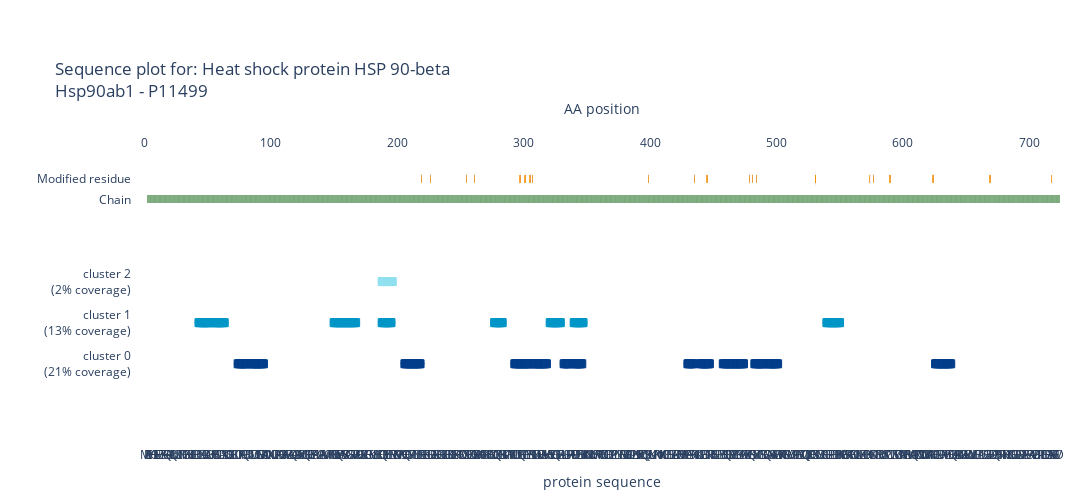

Notebook code cell kept with this figure:
### Code cell
import alphaquant.plotting.fcviz as aq_fcviz
import alphaquant.plotting.tree_and_fc_viz as aq_tree_and_fc_viz
import alphaquant.plotting.base_functions as aq_base_functions
import alphaquant.plotting.alphamapviz as aq_alphamapviz
import copy

plotconfig = aq_fcviz.PlotConfig()
plotconfig.colorlist = aq_base_functions.AlphaPeptColorMap().colorlist #change the colorlist to the AlphaPept colorlist, not necessary
plotconfig.set_config_to_order_along_protein_sequence(organism="Mouse") #now we order the peptides along the protein sequence

quantification_info = aq_fcviz.CondpairQuantificationInfo(("spleen", "testis"), RESULTS_DIRECTORY, SAMPLEMAP_FILE)

protein_node = protein2node["P11499"]
#combined_plotter = aq_tree_and_fc_viz.CombinedTreeAndFCPlotter(protein_node, quantification_info, plotconfig)


amap_visualizer = aq_alphamapviz.AlphaMapVisualizer(condpair_node=condpair_tree, organism="Mouse")

amap_visualizer.visualize_protein("P11499")

### Figure 1 — Plotly figure (JSON) as saved in the notebook; plotly's stock layout.template omitted (floating-point values rounded to 4 significant figures; data arrays with more than 128 entries replaced by an {"elided": "..."} marker saying what was removed)
{"data": [{"hovertemplate": "Peptide: %{meta}<br>Protein IDs: %{text}", "marker": {"color": {"elided": "155 str values"}, "line": {"color": {"elided": "155 str values"}}, "opacity": 1, "size": {"elided": "155 int values"}, "symbol": {"elided": "155 int values"}}, "meta": {"elided": "155 str values"}, "mode": "markers", "name": "", "showlegend": false, "text": {"elided": "155 str values"}, "type": "scatter", "x": {"elided": "155 int values"}, "xaxis": "x2", "y": {"elided": "724 int values"}}, {"hovertemplate": "PTM: %{text}", "marker": {"color": [], "line": {"color": []}, "opacity": 1, "size": 8, "symbol": []}, "mode": "markers", "name": "", "showlegend": false, "text": [], "type": "scatter", "x": [], "xaxis": "x2", "y": []}, {"name": "", "showlegend": false, "type": "scatter", "xaxis": "x", "y": [null]}, {"hovertemplate": "Peptide: %{meta}<br>Protein IDs: %{text}", "marker": {"color": ["#0096c7", "#0096c7", "#0096c7", "#0096c7", "#0096c7", "#0096c7", "#0096c7", "#0096c7", "#0096c7", "#0096c7", "#0096c7", "#0096c7", "#0096c7", "#0096c7", "#0096c7", "#0096c7", "#0096c7", "#0096c7", "#0096c7", "#0096c7", "#0096c7", "#0096c7", "#0096c7", "#0096c7", "#0096c7", "#0096c7", "#0096c7", "#0096c7", "#0096c7", "#0096c7", "#0096c7", "#0096c7", "#0096c7", "#0096c7", "#0096c7", "#0096c7", "#0096c7", "#0096c7", "#0096c7", "#0096c7", "#0096c7", "#0096c7", "#0096c7", "#0096c7", "#0096c7", "#0096c7", "#0096c7", "#0096c7", "#0096c7", "#0096c7", "#0096c7", "#0096c7", "#0096c7", "#0096c7", "#0096c7", "#0096c7", "#0096c7", "#0096c7", "#0096c7", "#0096c7", "#0096c7", "#0096c7", "#0096c7", "#0096c7", "#0096c7", "#0096c7", "#0096c7", "#0096c7", "#0096c7", "#0096c7", "#0096c7", "#0096c7", "#0096c7", "#0096c7", "#0096c7", "#0096c7", "#0096c7", "#0096c7", "#0096c7", "#0096c7", "#0096c7", "#0096c7", "#0096c7", "#0096c7", "#0096c7", "#0096c7", "#0096c7", "#0096c7", "#0096c7", "#0096c7", "#0096c7", "#0096c7", "#0096c7", "#0096c7", "#0096c7", "#0096c7"], "line": {"color": ["#0096c7", "#0096c7", "#0096c7", "#0096c7", "#0096c7", "#0096c7", "#0096c7", "#0096c7", "#0096c7", "#0096c7", "#0096c7", "#0096c7", "#0096c7", "#0096c7", "#0096c7", "#0096c7", "#0096c7", "#0096c7", "#0096c7", "#0096c7", "#0096c7", "#0096c7", "#0096c7", "#0096c7", "#0096c7", "#0096c7", "#0096c7", "#0096c7", "#0096c7", "#0096c7", "#0096c7", "#0096c7", "#0096c7", "#0096c7", "#0096c7", "#0096c7", "#0096c7", "#0096c7", "#0096c7", "#0096c7", "#0096c7", "#0096c7", "#0096c7", "#0096c7", "#0096c7", "#0096c7", "#0096c7", "#0096c7", "#0096c7", "#0096c7", "#0096c7", "#0096c7", "#0096c7", "#0096c7", "#0096c7", "#0096c7", "#0096c7", "#0096c7", "#0096c7", "#0096c7", "#0096c7", "#0096c7", "#0096c7", "#0096c7", "#0096c7", "#0096c7", "#0096c7", "#0096c7", "#0096c7", "#0096c7", "#0096c7", "#0096c7", "#0096c7", "#0096c7", "#0096c7", "#0096c7", "#0096c7", "#0096c7", "#0096c7", "#0096c7", "#0096c7", "#0096c7", "#0096c7", "#0096c7", "#0096c7", "#0096c7", "#0096c7", "#0096c7", "#0096c7", "#0096c7", "#0096c7", "#0096c7", "#0096c7", "#0096c7", "#0096c7", "#0096c7"]}, "opacity": 1, "size": [6, 8, 8, 8, 8, 8, 8, 8, 8, 8, 8, 6, 6, 8, 8, 8, 8, 8, 8, 8, 8, 8, 6, 6, 8, 8, 8, 8, 8, 8, 8, 8, 8, 8, 8, 8, 8, 8, 8, 8, 8, 8, 6, 6, 8, 8, 8, 8, 8, 8, 8, 8, 6, 6, 8, 8, 8, 8, 8, 8, 8, 6, 6, 8, 8, 8, 8, 8, 8, 8, 8, 8, 6, 6, 8, 8, 8, 8, 8, 8, 8, 8, 6, 6, 8, 8, 8, 8, 8, 8, 8, 8, 8, 8, 8, 6], "symbol": [7, 1, 1, 1, 1, 1, 1, 1, 1, 1, 1, 8, 7, 1, 1, 1, 1, 1, 1, 1, 1, 1, 8, 7, 1, 1, 1, 1, 1, 1, 1, 1, 1, 1, 1, 1, 1, 1, 1, 1, 1, 1, 8, 7, 1, 1, 1, 1, 1, 1, 1, 1, 8, 7, 1, 1, 1, 1, 1, 1, 1, 8, 7, 1, 1, 1, 1, 1, 1, 1, 1, 1, 8, 7, 1, 1, 1, 1, 1, 1, 1, 1, 8, 7, 1, 1, 1, 1, 1, 1, 1, 1, 1, 1, 1, 8]}, "meta": ["ELISNASDALDK", "ELISNASDALDK", "ELISNASDALDK", "ELISNASDALDK", "ELISNASDALDK", "ELISNASDALDK", "ELISNASDALDK", "ELISNASDALDK", "ELISNASDALDK", "ELISNASDALDK", "ELISNASDALDK", "ELISNASDALDK", "IRYESLTDPSK", "IRYESLTDPSK", "IRYESLTDPSK", "IRYESLTDPSK", "IRYESLTDPSK", "IRYESLTDPSK", "IRYESLTDPSK", "IRYESLTDPSK", "IRYESLTDPSK", "IRYESLTDPSK", "IRYESLTDPSK", "HNDDEQYAWESSAGGSFTVR", "HNDDEQYAWESSAGGSFTVR", "HNDDEQYAWESSAGGSFTVR", "HNDDEQYAWESSAGGSFTVR", "HNDDEQYAWESSAGGSFTVR", "HNDDEQYAWESSAGGSFTVR", "HNDDEQYAWESSAGGSFTVR", "HNDDEQYAWESSAGGSFTVR", "HNDDEQYAWESSAGGSFTVR", "HNDDEQYAWESSAGGSFTVR", "HNDDEQYAWESSAGGSFTVR", "HNDDEQYAWESSAGGSFTVR", "HNDDEQYAWESSAGGSFTVR", "HNDDEQYAWESSAGGSFTVR", "HNDDEQYAWESSAGGSFTVR", "HNDDEQYAWESSAGGSFTVR", "HNDDEQYAWESSAGGSFTVR", "HNDDEQYAWESSAGGSFTVR", "HNDDEQYAWESSAGGSFTVR", "HNDDEQYAWESSAGGSFTVR", "EDQTEYLEER", "EDQTEYLEER", "EDQTEYLEER", "EDQTEYLEER", "EDQTEYLEER", "EDQTEYLEER", "EDQTEYLEER", "EDQTEYLEER", "EDQTEYLEER", "EDQTEYLEER", "YIDQEELNK", "YIDQEELNK", "YIDQEELNK", "YIDQEELNK", "YIDQEELNK", "YIDQEELNK", "YIDQEELNK", "YIDQEELNK", "YIDQEELNK", "HFSVEGQLEFR", "HFSVEGQLEFR", "HFSVEGQLEFR", "HFSVEGQLEFR", "HFSVEGQLEFR", "HFSVEGQLEFR", "HFSVEGQLEFR", "HFSVEGQLEFR", "HFSVEGQLEFR", "HFSVEGQLEFR", "HFSVEGQLEFR", "APFDLFENKK", "APFDLFENKK", "APFDLFENKK", "APFDLFENKK", "APFDLFENKK", "APFDLFENKK", "APFDLFENKK", "APFDLFENKK", "APFDLFENKK", "APFDLFENKK", "EGLELPEDEEEKK", "EGLELPEDEEEKK", "EGLELPEDEEEKK", "EGLELPEDEEEKK", "EGLELPEDEEEKK", "EGLELPEDEEEKK", "EGLELPEDEEEKK", "EGLELPEDEEEKK", "EGLELPEDEEEKK", "EGLELPEDEEEKK", "EGLELPEDEEEKK", "EGLELPEDEEEKK", "EGLELPEDEEEKK"], "mode": "markers", "name": "", "showlegend": false, "text": ["P11499", "P11499", "P11499", "P11499", "P11499", "P11499", "P11499", "P11499", "P11499", "P11499", "P11499", "P11499", "P11499", "P11499", "P11499", "P11499", "P11499", "P11499", "P11499", "P11499", "P11499", "P11499", "P11499", "P11499", "P11499", "P11499", "P11499", "P11499", "P11499", "P11499", "P11499", "P11499", "P11499", "P11499", "P11499", "P11499", "P11499", "P11499", "P11499", "P11499", "P11499", "P11499", "P11499", "P11499", "P11499", "P11499", "P11499", "P11499", "P11499", "P11499", "P11499", "P11499", "P11499", "P11499", "P11499", "P11499", "P11499", "P11499", "P11499", "P11499", "P11499", "P11499", "P11499", "P11499", "P11499", "P11499", "P11499", "P11499", "P11499", "P11499", "P11499", "P11499", "P11499", "P11499", "P11499", "P11499", "P11499", "P11499", "P11499", "P11499", "P11499", "P11499", "P11499", "P11499", "P11499", "P11499", "P11499", "P11499", "P11499", "P11499", "P11499", "P11499", "P11499", "P11499", "P11499", "P11499"], "type": "scatter", "x": [42, 43, 44, 45, 46, 47, 48, 49, 50, 51, 52, 53, 54, 55, 56, 57, 58, 59, 60, 61, 62, 63, 64, 149, 150, 151, 152, 153, 154, 155, 156, 157, 158, 159, 160, 161, 162, 163, 164, 165, 166, 167, 168, 187, 188, 189, 190, 191, 192, 193, 194, 195, 196, 276, 277, 278, 279, 280, 281, 282, 283, 284, 320, 321, 322, 323, 324, 325, 326, 327, 328, 329, 330, 339, 340, 341, 342, 343, 344, 345, 346, 347, 348, 539, 540, 541, 542, 543, 544, 545, 546, 547, 548, 549, 550, 551], "xaxis": "x2", "y": {"elided": "724 int values"}}, {"hovertemplate": "PTM: %{text}", "marker": {"color": [], "line": {"color": []}, "opacity": 1, "size": 8, "symbol": []}, "mode": "markers", "name": "", "showlegend": false, "text": [], "type": "scatter", "x": [], "xaxis": "x2", "y": []}, {"name": "", "showlegend": false, "type": "scatter", "xaxis": "x", "y": [null]}, {"hovertemplate": "Peptide: %{meta}<br>Protein IDs: %{text}", "marker": {"color": ["#90e0ef", "#90e0ef", "#90e0ef", "#90e0ef", "#90e0ef", "#90e0ef", "#90e0ef", "#90e0ef", "#90e0ef", "#90e0ef", "#90e0ef"], "line": {"color": ["#90e0ef", "#90e0ef", "#90e0ef", "#90e0ef", "#90e0ef", "#90e0ef", "#90e0ef", "#90e0ef", "#90e0ef", "#90e0ef", "#90e0ef"]}, "opacity": 1, "size": [6, 8, 8, 8, 8, 8, 8, 8, 8, 8, 6], "symbol": [7, 1, 1, 1, 1, 1, 1, 1, 1, 1, 8]}, "meta": ["EDQTEYLEERR", "EDQTEYLEERR", "EDQTEYLEERR", "EDQTEYLEERR", "EDQTEYLEERR", "EDQTEYLEERR", "EDQTEYLEERR", "EDQTEYLEERR", "EDQTEYLEERR", "EDQTEYLEERR", "EDQTEYLEERR"], "mode": "markers", "name": "", "showlegend": false, "text": ["P11499", "P11499", "P11499", "P11499", "P11499", "P11499", "P11499", "P11499", "P11499", "P11499", "P11499"], "type": "scatter", "x": [187, 188, 189, 190, 191, 192, 193, 194, 195, 196, 197], "xaxis": "x2", "y": {"elided": "724 int values"}}, {"hovertemplate": "PTM: %{text}", "marker": {"color": [], "line": {"color": []}, "opacity": 1, "size": 8, "symbol": []}, "mode": "markers", "name": "", "showlegend": false, "text": [], "type": "scatter", "x": [], "xaxis": "x2", "y": []}, {"name": "", "showlegend": false, "type": "scatter", "xaxis": "x", "y": [null]}, {"base": {"elided": "723 float values"}, "hovertemplate": "%{text}", "marker": {"color": "#5C965D", "line": {"width": 0}}, "name": "", "opacity": 0.8, "showlegend": false, "text": {"elided": "723 str values"}, "type": "bar", "x": {"elided": "723 int values"}, "xaxis": "x2", "y": {"elided": "723 float values"}}, {"base": [5.4], "hovertemplate": "%{text}", "marker": {"color": "#ff9100", "line": {"width": 0}}, "name": "", "opacity": 0.8, "showlegend": false, "text": ["N6-succinyllysine"], "type": "bar", "x": [219], "xaxis": "x2", "y": [0.2]}, {"base": [5.4], "hovertemplate": "%{text}", "marker": {"color": "#ff9100", "line": {"width": 0}}, "name": "", "opacity": 0.8, "showlegend": false, "text": ["Phosphoserine"], "type": "bar", "x": [226], "xaxis": "x2", "y": [0.2]}, {"base": [5.4], "hovertemplate": "%{text}", "marker": {"color": "#ff9100", "line": {"width": 0}}, "name": "", "opacity": 0.8, "showlegend": false, "text": ["Phosphoserine"], "type": "bar", "x": [255], "xaxis": "x2", "y": [0.2]}, {"base": [5.4], "hovertemplate": "%{text}", "marker": {"color": "#ff9100", "line": {"width": 0}}, "name": "", "opacity": 0.8, "showlegend": false, "text": ["Phosphoserine"], "type": "bar", "x": [261], "xaxis": "x2", "y": [0.2]}, {"base": [5.4], "hovertemplate": "%{text}", "marker": {"color": "#ff9100", "line": {"width": 0}}, "name": "", "opacity": 0.8, "showlegend": false, "text": ["Phosphothreonine"], "type": "bar", "x": [297], "xaxis": "x2", "y": [0.2]}, {"base": [5.4], "hovertemplate": "%{text}", "marker": {"color": "#ff9100", "line": {"width": 0}}, "name": "", "opacity": 0.8, "showlegend": false, "text": ["Phosphotyrosine"], "type": "bar", "x": [301], "xaxis": "x2", "y": [0.2]}, {"base": [5.4], "hovertemplate": "%{text}", "marker": {"color": "#ff9100", "line": {"width": 0}}, "name": "", "opacity": 0.8, "showlegend": false, "text": ["Phosphotyrosine"], "type": "bar", "x": [305], "xaxis": "x2", "y": [0.2]}, {"base": [5.4], "hovertemplate": "%{text}", "marker": {"color": "#ff9100", "line": {"width": 0}}, "name": "", "opacity": 0.8, "showlegend": false, "text": ["Phosphoserine"], "type": "bar", "x": [307], "xaxis": "x2", "y": [0.2]}, {"base": [5.4], "hovertemplate": "%{text}", "marker": {"color": "#ff9100", "line": {"width": 0}}, "name": "", "opacity": 0.8, "showlegend": false, "text": ["N6-malonyllysine"], "type": "bar", "x": [399], "xaxis": "x2", "y": [0.2]}, {"base": [5.4], "hovertemplate": "%{text}", "marker": {"color": "#ff9100", "line": {"width": 0}}, "name": "", "opacity": 0.8, "showlegend": false, "text": ["N6-acetyllysine"], "type": "bar", "x": [435], "xaxis": "x2", "y": [0.2]}, {"base": [5.4], "hovertemplate": "%{text}", "marker": {"color": "#ff9100", "line": {"width": 0}}, "name": "", "opacity": 0.8, "showlegend": false, "text": ["Phosphoserine"], "type": "bar", "x": [445], "xaxis": "x2", "y": [0.2]}, {"base": [5.4], "hovertemplate": "%{text}", "marker": {"color": "#ff9100", "line": {"width": 0}}, "name": "", "opacity": 0.8, "showlegend": false, "text": ["Phosphothreonine"], "type": "bar", "x": [479], "xaxis": "x2", "y": [0.2]}, {"base": [5.4], "hovertemplate": "%{text}", "marker": {"color": "#ff9100", "line": {"width": 0}}, "name": "", "opacity": 0.8, "showlegend": false, "text": ["N6-acetyllysine"], "type": "bar", "x": [481], "xaxis": "x2", "y": [0.2]}, {"base": [5.4], "hovertemplate": "%{text}", "marker": {"color": "#ff9100", "line": {"width": 0}}, "name": "", "opacity": 0.8, "showlegend": false, "text": ["Phosphotyrosine"], "type": "bar", "x": [484], "xaxis": "x2", "y": [0.2]}, {"base": [5.4], "hovertemplate": "%{text}", "marker": {"color": "#ff9100", "line": {"width": 0}}, "name": "", "opacity": 0.8, "showlegend": false, "text": ["N6-methylated lysine; alternate"], "type": "bar", "x": [531], "xaxis": "x2", "y": [0.2]}, {"base": [5.4], "hovertemplate": "%{text}", "marker": {"color": "#ff9100", "line": {"width": 0}}, "name": "", "opacity": 0.8, "showlegend": false, "text": ["N6-succinyllysine; alternate"], "type": "bar", "x": [531], "xaxis": "x2", "y": [0.2]}, {"base": [5.4], "hovertemplate": "%{text}", "marker": {"color": "#ff9100", "line": {"width": 0}}, "name": "", "opacity": 0.8, "showlegend": false, "text": ["N6-methylated lysine"], "type": "bar", "x": [574], "xaxis": "x2", "y": [0.2]}, {"base": [5.4], "hovertemplate": "%{text}", "marker": {"color": "#ff9100", "line": {"width": 0}}, "name": "", "opacity": 0.8, "showlegend": false, "text": ["N6-succinyllysine"], "type": "bar", "x": [577], "xaxis": "x2", "y": [0.2]}, {"base": [5.4], "hovertemplate": "%{text}", "marker": {"color": "#ff9100", "line": {"width": 0}}, "name": "", "opacity": 0.8, "showlegend": false, "text": ["S-nitrosocysteine"], "type": "bar", "x": [590], "xaxis": "x2", "y": [0.2]}, {"base": [5.4], "hovertemplate": "%{text}", "marker": {"color": "#ff9100", "line": {"width": 0}}, "name": "", "opacity": 0.8, "showlegend": false, "text": ["N6-acetyllysine"], "type": "bar", "x": [624], "xaxis": "x2", "y": [0.2]}, {"base": [5.4], "hovertemplate": "%{text}", "marker": {"color": "#ff9100", "line": {"width": 0}}, "name": "", "opacity": 0.8, "showlegend": false, "text": ["Phosphoserine"], "type": "bar", "x": [669], "xaxis": "x2", "y": [0.2]}, {"base": [5.4], "hovertemplate": "%{text}", "marker": {"color": "#ff9100", "line": {"width": 0}}, "name": "", "opacity": 0.8, "showlegend": false, "text": ["Phosphoserine; by PLK2 and PLK3"], "type": "bar", "x": [718], "xaxis": "x2", "y": [0.2]}, {"hovertemplate": "<b>%{meta}: %{text}<b>", "marker": {"color": "rgba(135, 206, 250, 0)"}, "meta": {"elided": "724 str values"}, "mode": "markers", "name": "", "showlegend": false, "text": {"elided": "724 str values"}, "type": "scatter", "x": {"elided": "724 int values"}, "xaxis": "x2", "y": {"elided": "724 int values"}}], "layout": {"bargap": 0, "barmode": "stack", "height": 500, "hoverdistance": 1, "hovermode": "x unified", "margin": {"b": 20, "l": 20, "r": 20, "t": 150}, "meta": 21, "plot_bgcolor": "rgba(0,0,0,0)", "title": {"text": "Sequence plot for: Heat shock protein HSP 90-beta<br>Hsp90ab1 - P11499"}, "width": 1500, "xaxis": {"anchor": "y", "matches": "x2", "range": [-10, 734], "showgrid": false, "tickangle": 0, "tickmode": "array", "ticktext": {"elided": "724 str values"}, "tickvals": {"elided": "724 int values"}, "title": {"text": "protein sequence"}, "type": "linear", "zeroline": false}, "xaxis2": {"anchor": "y", "matches": "x", "range": [-10, 734], "showgrid": false, "side": "top", "tickangle": 0, "tickformat": ".d", "tickmode": "auto", "title": {"text": "AA position"}, "type": "linear", "zeroline": false}, "yaxis": {"automargin": true, "range": [-1, 6.2], "showgrid": false, "showticklabels": true, "tickmode": "array", "ticktext": ["cluster 0<br> (21% coverage)", "cluster 1<br> (13% coverage)", "cluster 2<br> (2% coverage)", "Chain", "Modified residue"], "tickvals": [1, 2, 3, 5, 5.5], "title": {"text": ""}, "zeroline": false}}}
